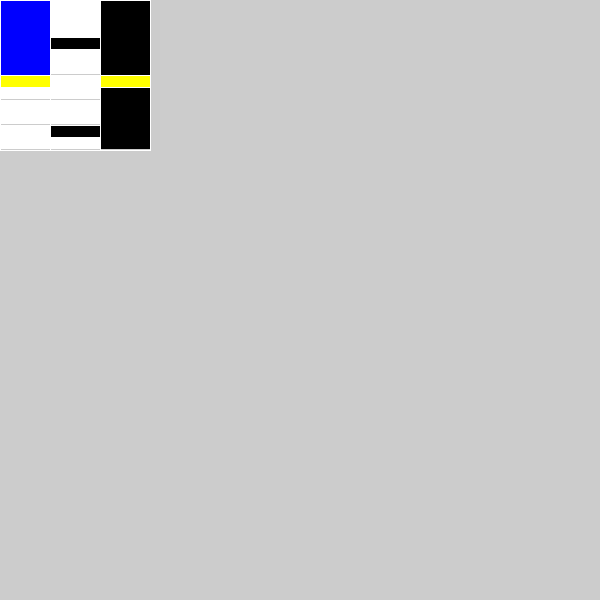
Frame 1 (no input)
Frame 60 (the mouse pressed at the canvas centre just before this capture): identical to frame 1, image omitted
Frame 120 (the mouse held since frame 60 and released just before this capture): identical to frame 1, image omitted

The Processing sketch that drew this single still picture (run headless with seeded random() and noise(); from frame 60 on, the mouse is pressed at the canvas centre):

// Processing sketch: processing_58056
// ── processing_58056.pde

// Created by Emily Chang
// ARCH 2503 Digital Media, Department of Architecture, Cornell AAP
// Eames House by Charles and Ray Eames

void setup() {
  size(600, 600); 
  noCursor();
}

void draw() {
  if (mouseX<150 && mouseY<150) {
    test(0, 0, 50, 50, 150, 150);
  }
  if (mouseX>150&& mouseX<300 && mouseY<150) {
    test(150, 0, 50, 50, 150, 150);
  }
  if (mouseX>300&& mouseX<450 && mouseY<150) {
    test(300, 0, 50, 50, 150, 150);
  }
  if (mouseX>450&& mouseX<600 && mouseY<150) {
    test(450, 0, 50, 50, 150, 150);
  }
  if (mouseX<150 && mouseY>150&&mouseY<300) {
    test(0, 150, 50, 50, 150, 150);
  }
  if (mouseX>150&& mouseX<300 && mouseY>150&&mouseY<300) {
    test(150, 150, 50, 50, 150, 150);
  }
  if (mouseX>300&& mouseX<450 && mouseY>150 && mouseY<300) {
    test (300, 150, 50, 50, 150, 150);
  }
  if (mouseX>450&& mouseX<600 && mouseY>150 && mouseY<300) {
    test (450, 150, 50, 50, 150, 150);
  }
  if (mouseX<150 && mouseY>300&&mouseY<450) {
    test(0, 300, 50, 50, 150, 150);
  }
  if (mouseX>150&& mouseX<300 && mouseY>300&&mouseY<450) {
    test(150, 300, 50, 50, 150, 150);
  }
  if (mouseX>300&& mouseX<450 && mouseY>300 && mouseY<450) {
    test (300, 300, 50, 50, 150, 150);
  }
  if (mouseX>450&& mouseX<600 && mouseY>300 && mouseY<450) {
    test (450, 300, 50, 50, 150, 150);
  }
  if (mouseX<150 && mouseY>450&&mouseY<600) {
    test(0, 450, 50, 50, 150, 150);
  }
  if (mouseX>150&& mouseX<300 && mouseY>450&&mouseY<600) {
    test(150, 450, 50, 50, 150, 150);
  }
  if (mouseX>300&& mouseX<450 && mouseY>450 && mouseY<600) {
    test (300, 450, 50, 50, 150, 150);
  }
  if (mouseX>450&& mouseX<600 && mouseY>450 && mouseY<600) {
    test (450, 450, 50, 50, 150, 150);
  }
}

void test (int xOrigin, int yOrigin, int xLoc, int yLoc, int mWid, int mHei) {

  fill(xOrigin/3, yOrigin/5, 255-mouseY/3); //blue
  noStroke();
  rect(xOrigin, yOrigin, xLoc, mHei/2); 
  fill(255-xOrigin/2, 255-yOrigin/3, yOrigin/4); //yellow

  rect(xOrigin, yOrigin+mWid/2, mHei, mHei/12);

  fill(255-mouseX/10); //lightgray

  rect(xOrigin+xLoc, yOrigin, yLoc, xLoc);
  rect(xOrigin+xLoc, yOrigin+mWid/12, yLoc, mHei/12);
  rect(xOrigin+xLoc, yOrigin+2*mWid/12, yLoc, mHei/12);
  rect(xOrigin+xLoc, yOrigin+4*mWid/12, yLoc, mHei/12);
  rect(xOrigin+xLoc, yOrigin+5*mWid/12, yLoc, mHei/12);
  rect(xOrigin+xLoc, yOrigin+6*mWid/12, yLoc, mHei/12);
  rect(xOrigin+xLoc, yOrigin+7*mWid/12, yLoc, mHei/12);
  rect(xOrigin+xLoc, yOrigin+8*mWid/12, yLoc, mHei/12);
  rect(xOrigin+xLoc, yOrigin+9*mWid/12, yLoc, mHei/12);
  rect(xOrigin+xLoc, yOrigin+10*mWid/12, yLoc, mHei/12);
  rect(xOrigin+xLoc, yOrigin+11*mWid/12, yLoc, mHei/12);
  rect(xOrigin, yOrigin+7*mWid/12, yLoc, mHei/12);
  rect(xOrigin, yOrigin+8*mWid/12, yLoc, mHei/12);
  rect(xOrigin, yOrigin+9*mWid/12, yLoc, mHei/12);
  rect(xOrigin, yOrigin+10*mWid/12, yLoc, mHei/12);
  rect(xOrigin, yOrigin+11*mWid/12, yLoc, mHei/12);

  fill(mouseX, xOrigin/2, yOrigin/3);//red
  rect(xOrigin+xLoc, yOrigin+3*mWid/12, yLoc, mHei/12);
  rect(xOrigin+xLoc, yOrigin+10*mWid/12, yLoc, mHei/12);
  fill(255); //white
  rect(xOrigin+xLoc, yOrigin+11*mWid/12, yLoc, mHei/12);
  fill(yOrigin+mouseY/5); //black
  rect(xOrigin+xLoc+yLoc, yOrigin, yLoc, mHei/2);
  fill((mouseY+yOrigin)/2.5);
  rect(xOrigin+xLoc+yLoc, yOrigin+7*mWid/12, yLoc, 5*mHei/12);

  stroke(255);
  strokeWeight(1);
  noFill();
  rect(xOrigin, yOrigin, mWid, mHei);
  strokeWeight(1);
  line(xOrigin+xLoc, yOrigin, xOrigin+xLoc, yOrigin+mHei);
  line(xOrigin+xLoc+yLoc, yOrigin, xOrigin+xLoc+yLoc, yOrigin+mHei);
  line(xOrigin, yOrigin+6*mWid/12, xOrigin+mHei, yOrigin+6*mHei/12);
  line(xOrigin, yOrigin+7*mWid/12, xOrigin+mHei, yOrigin+7*mHei/12);
  strokeWeight(1);
  line(xOrigin+xLoc, yOrigin+mWid/12, xOrigin+xLoc+yLoc, yOrigin+mHei/12);
  line(xOrigin+xLoc, yOrigin+2*mWid/12, xOrigin+xLoc+yLoc, yOrigin+2*mHei/12);
  line(xOrigin+xLoc, yOrigin+3*mWid/12, xOrigin+xLoc+yLoc, yOrigin+3*mHei/12);
  line(xOrigin+xLoc, yOrigin+4*mWid/12, xOrigin+xLoc+yLoc, yOrigin+4*mHei/12);
  line(xOrigin+xLoc, yOrigin+5*mWid/12, xOrigin+xLoc+yLoc, yOrigin+5*mHei/12);
  line(xOrigin+xLoc, yOrigin+8*mWid/12, xOrigin+xLoc+yLoc, yOrigin+8*mHei/12);
  line(xOrigin+xLoc, yOrigin+9*mWid/12, xOrigin+xLoc+yLoc, yOrigin+9*mHei/12);
  line(xOrigin+xLoc, yOrigin+10*mWid/12, xOrigin+xLoc+yLoc, yOrigin+10*mHei/12);
  line(xOrigin+xLoc, yOrigin+11*mWid/12, xOrigin+xLoc+yLoc, yOrigin+11*mHei/12);
  line(xOrigin, yOrigin+8*mWid/12, xOrigin+yLoc, yOrigin+8*mHei/12);
  line(xOrigin, yOrigin+9*mWid/12, xOrigin+yLoc, yOrigin+9*mHei/12);
  line(xOrigin, yOrigin+10*mWid/12, xOrigin+yLoc, yOrigin+10*mHei/12);
  line(xOrigin, yOrigin+11*mWid/12, xOrigin+yLoc, yOrigin+11*mHei/12);
}
